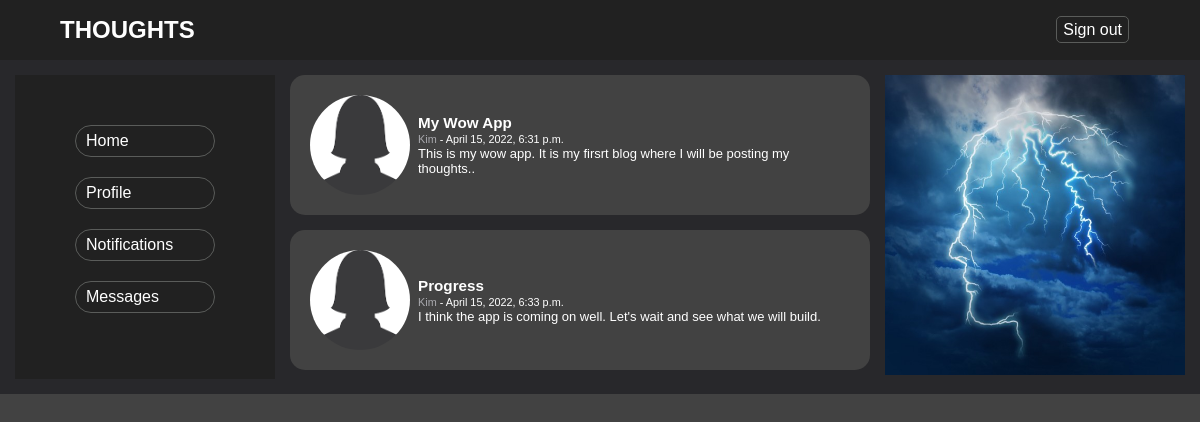
Page /userpost/ (signed in) on the earlier database version.
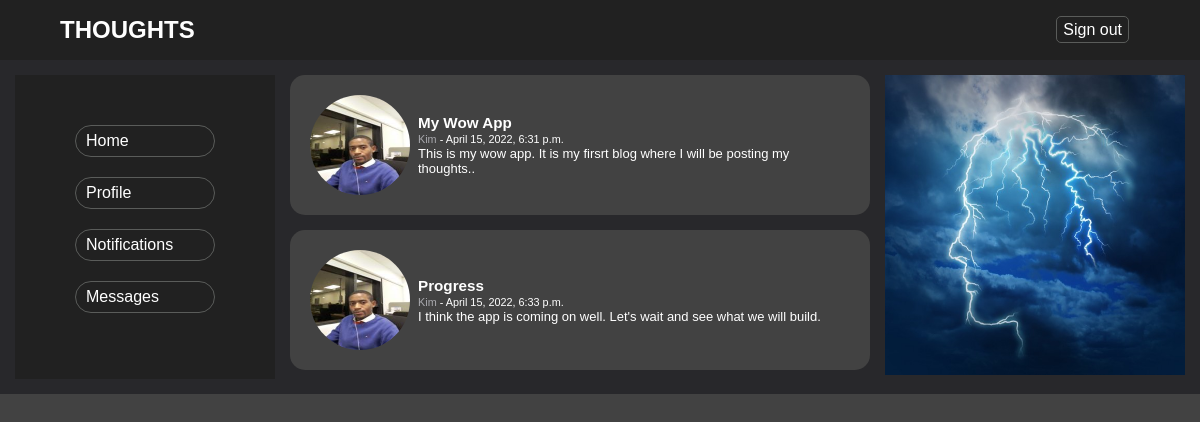
Same page on the later database version.
### blogapp/models.py (models this page shows, shortened)
class Post(models.Model):
    title = models.CharField(max_length=100)
    content = models.TextField()
    date_posted = models.DateTimeField(default=timezone.now)
    author = models.ForeignKey(User, on_delete=models.CASCADE)

### accounts/models.py (models this page shows, shortened)
class Profile(models.Model):
    user = models.OneToOneField(User, on_delete=models.CASCADE)
    image = models.ImageField(default='default.png', upload_to='user_pics')

### blogapp/views.py (the view)
# urls.py: path('userpost/', views.user_profile_post, name='user-post'),
def user_profile_post(request):
    context = {
        'posts': Post.objects.filter(author=request.user)
    }
    return render(request, 'blogapp/user_post.html', context)

### blogapp/templates/blogapp/user_post.html (shortened to what this page needs)
{% extends 'blogapp/base.html' %}
{% load static %}
{% block content %}
    {% for post in posts %}
        <div class="post-card">
            <img src="{{ post.author.profile.image.url }}">
            <div>
                <h3>{{post.title}}</h3>
                <p><small><a href="{% url 'user-post' %}" class="user-name">{{post.author}}</a> - {{post.date_posted}}</small></p>
                <p>{{post.content}}</p>
            </div>
        </div>
    {% endfor %}
{% endblock  %}

Differences in the rows shown:
changed through a linked row, Post "My Wow App": author.profile.image: picture added in place of a placeholder
changed through a linked row, Post "Progress": author.profile.image: picture added in place of a placeholder
